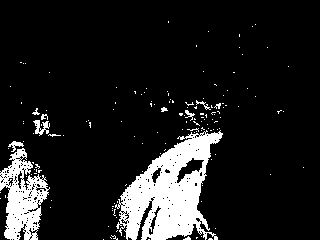
#> input picture 474.png, 320 x 240 px
$ python opencv_testing.py
#> lines starting #> are read from the running program, lines starting #| are printed output that depends on the picture; after the words box and inside, x2 and y2 are one past the last pixel; in counts of white or black regions, pixels touching at a corner belong together


# Standard imports
import math
import cv2
import numpy as np;
from matplotlib import pyplot as plt

# Read image
image = cv2.imread("474.png", cv2.IMREAD_GRAYSCALE)
#> image: shape (240, 320); 12.1% white; 147 white regions (137 under 20 px), largest, box (x1, y1, x2, y2) and area: (115, 130, 223, 240) 6117, (0, 148, 50, 240) 2409, (33, 120, 50, 136) 133
image = cv2.medianBlur(image,7) #Always use perito number of mxn
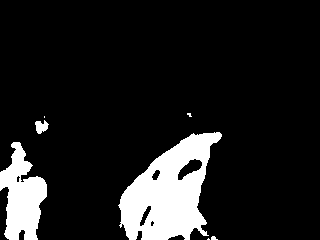
#> image: shape (240, 320); 12.1% white; 7 white regions (3 under 20 px), largest, box (x1, y1, x2, y2) and area: (118, 132, 222, 240) 6383, (0, 142, 47, 240) 2759, (35, 120, 49, 134) 125, (211, 236, 218, 240) 20
ret2,image = cv2.threshold(image,0,255,cv2.THRESH_BINARY+cv2.THRESH_OTSU)
#> ret2 = 0

blobStorageArray = []

def bigBlobExtractor(image):
    # Blob Detector parameters
    # Setup SimpleBlobDetector parameters.
    frameBlobs = []
    params = cv2.SimpleBlobDetector_Params()

    # Filter by Area.
    params.filterByArea = True
    params.minArea = 300
    params.maxArea = 300000

    params.filterByCircularity = True
    params.minCircularity=0
    params.maxCircularity=1

    params.filterByColor = True
    params.blobColor = 255

    params.filterByConvexity = True
    params.minConvexity=0
    params.maxConvexity=1

    # Create a detector with the parameters
#> (the run stopped early here; a loop or call above may not have finished)
